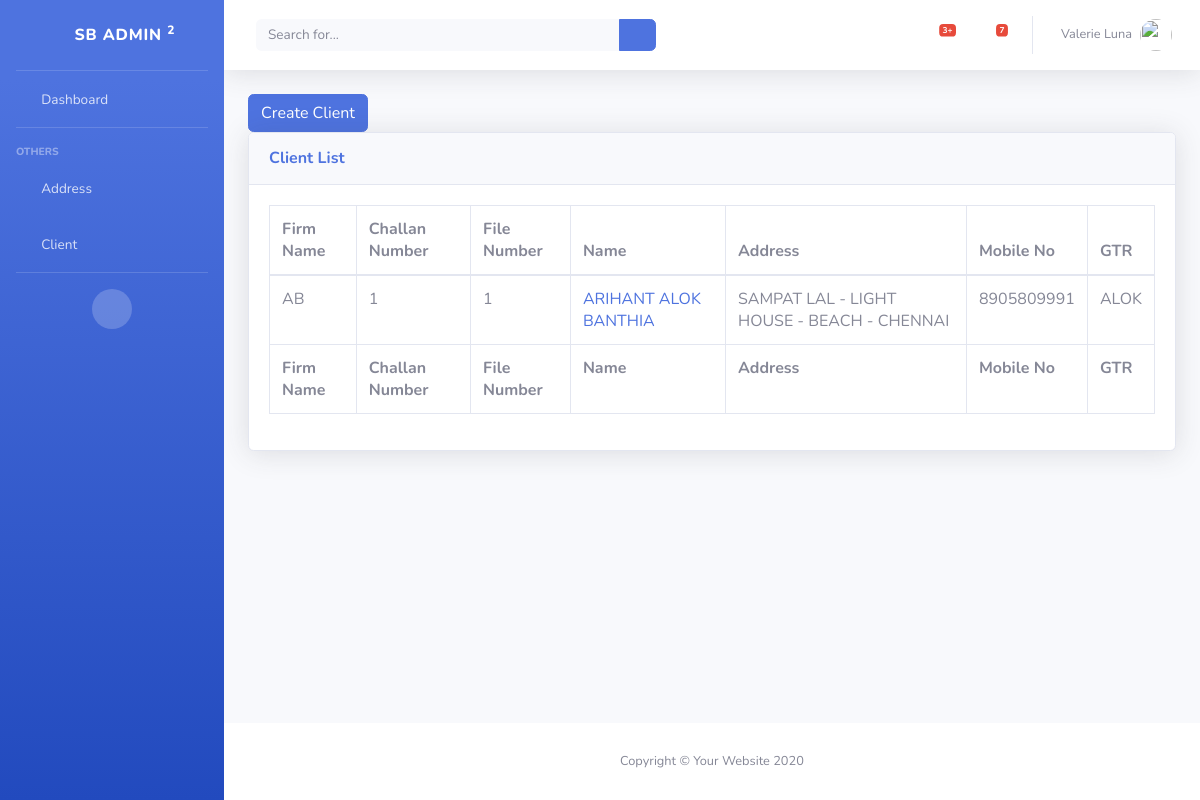
/loan/list-client, run on an earlier commit of the app's database.
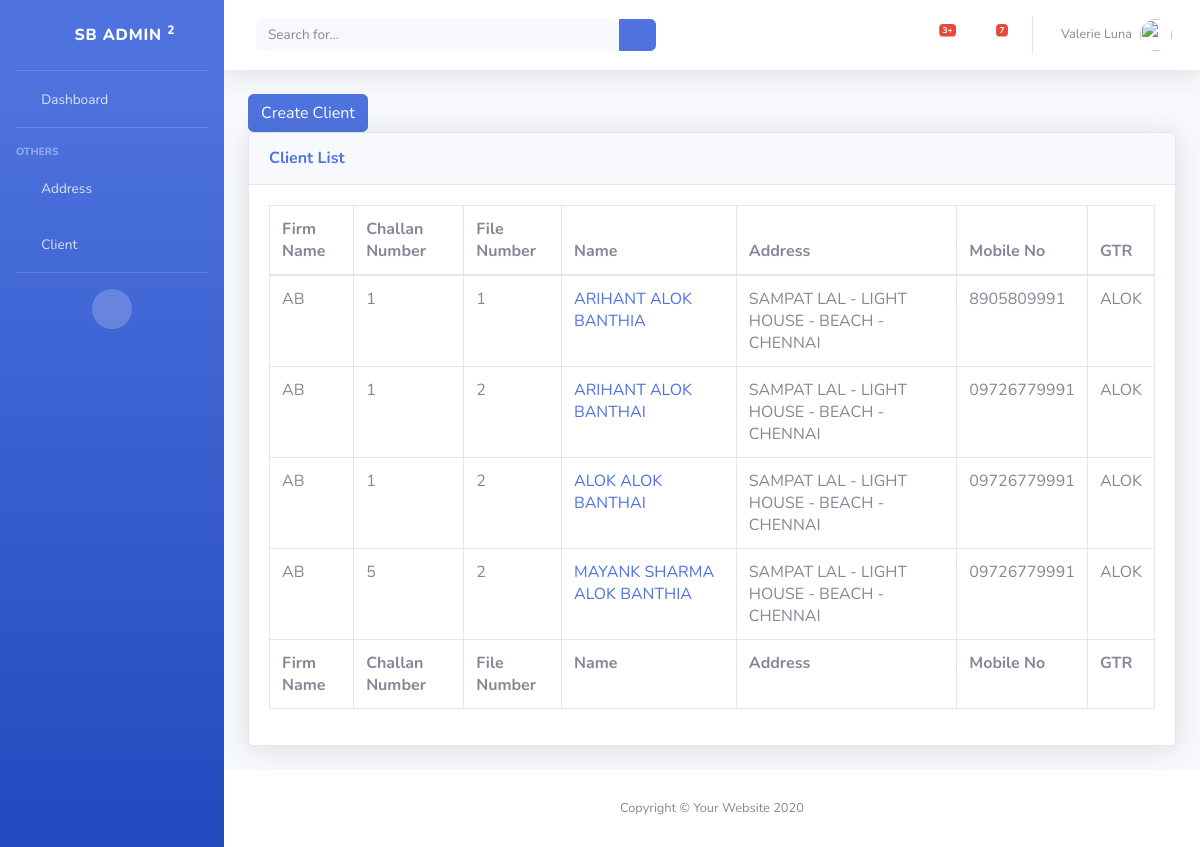
And on a later commit of the database.
### loan/models.py (models this page shows, shortened)
class Client(models.Model):
    firm_id = models.ForeignKey(Firm, on_delete=models.CASCADE)
    challan_no = models.IntegerField()
    file_no = models.CharField(max_length=15)
    fname = models.CharField(max_length=50)
    mname = models.CharField(max_length=50, null=True)
    lname = models.CharField(max_length=50)
    addr = models.CharField(max_length=255)
    faliya = models.ForeignKey(Faliya, on_delete=models.CASCADE)
    mob_no = models.CharField(max_length=11)
    gtr = models.CharField(max_length=100)
    gtr_mob_no = models.CharField(max_length=11)
    class Meta:
        unique_together = ('firm_id', 'challan_no', 'file_no')

class Firm(models.Model):
    name = models.CharField(max_length=255)
    abv = models.CharField(max_length=10)
    def __str__(self):
        return self.abv

class Faliya(models.Model):
    village_id = models.ForeignKey(Village, on_delete=models.CASCADE)
    name = models.CharField(max_length=255)
    def __str__(self):
        return "{} - {}".format(self.name, self.village_id)

class Village(models.Model):
    taluka_id = models.ForeignKey(Taluka, on_delete=models.CASCADE)
    name = models.CharField(max_length=255)
    def __str__(self):
        return "{} - {}".format(self.name, self.taluka_id)

class Taluka(models.Model):
    district_id = models.ForeignKey(District, on_delete=models.CASCADE)
    name = models.CharField(max_length=255)
    def __str__(self):
        return "{} - {}".format(self.name, self.district_id)

class District(models.Model):
    name = models.CharField(max_length=255)
    class Meta:
        ordering = ['name']
    def __str__(self):
        return self.name

### loan/views/client_view.py (the view)
class ClientListView(ListView):
    model = models.Client

### loan/templates/loan/client_list.html
{% extends "base_template.html" %}
{% block content %}
    <a href="{% url 'loan:create-client' %}" class="btn btn-primary">Create Client</a>
    <div class="card shadow mb-4">
        <div class="card-header py-3">
            <h6 class="m-0 font-weight-bold text-primary">Client List</h6>
        </div>
        <div class="card-body">
            <div class="table-responsive">
                <table class="table table-bordered table-hover" id="dataTable" width="100%" cellspacing="0">
                    <thead>
                    <tr>
                        <th>Firm Name</th>
                        <th>Challan Number</th>
                        <th>File Number</th>
                        <th>Name</th>
                        <th>Address</th>
                        <th>Mobile No</th>
                        <th>GTR</th>
                    </tr>
                    </thead>
                    <tfoot>
                    <tr>
                        <th>Firm Name</th>
                        <th>Challan Number</th>
                        <th>File Number</th>
                        <th>Name</th>
                        <th>Address</th>
                        <th>Mobile No</th>
                        <th>GTR</th>
                    </tr>
                    </tfoot>
                    <tbody>
                    {% for client in client_list %}
                        <tr>
                            <td>{{ client.firm_id | upper }}</td>
                            <td>{{ client.challan_no | upper }}</td>
                            <td>{{ client.file_no | upper }}</td>
                            <td><a href="{% url 'loan:detial-client' pk=client.id %}">{{ client.fname | upper }}
                                {{ client.mname | upper }}
                                {{ client.lname| upper }}</a>
                            </td>
                            <td>{{ client.faliya | upper }}</td>
                            <td>{{ client.mob_no | upper }}</td>
                            <td>{{ client.gtr | upper }}</td>
                        </tr>
                    {% endfor %}
                    </tbody>
                </table>
            </div>
        </div>
    </div>
{% endblock %}

What changed in the data, as far as the page shows it:
added Client: firm_id "AB", challan_no "1", file_no "2", fname "ARIHANT", mname "ALOK", lname "BANTHAI", faliya "SAMPAT LAL - LIGHT HOUSE - BEACH - CHENNAI", mob_no "09726779991", gtr "ALOK"
added Client: firm_id "AB", challan_no "1", file_no "2", fname "ALOK", mname "ALOK", lname "BANTHAI", faliya "SAMPAT LAL - LIGHT HOUSE - BEACH - CHENNAI", mob_no "09726779991", gtr "ALOK"
added Client: firm_id "AB", challan_no "5", file_no "2", fname "MAYANK SHARMA", mname "ALOK", lname "BANTHIA", faliya "SAMPAT LAL - LIGHT HOUSE - BEACH - CHENNAI", mob_no "09726779991", gtr "ALOK"
